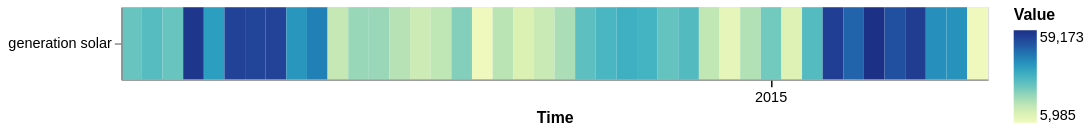

The cell this chart's notebook holds for it:
### Markdown cell above
with univariate TimeSeries

### Code cell
on.Plot(ts_uni.head(1000))\
    .add(on.marks.heatmap)\
    .properties(width=600, height=50)\
    .show()

### Figure 1 — Vega specification as saved in the notebook (floating-point values rounded to 4 significant figures)
{"$schema": "https://vega.github.io/schema/vega/v5.json", "data": [{"name": "source_0", "values": [{"sum_value": 27450.0, "variable": "generation solar", "yearmonthdate_time": "2015-01-01T00:00:00.000"}, {"sum_value": 30060.0, "variable": "generation solar", "yearmonthdate_time": "2015-01-02T00:00:00.000"}, {"sum_value": 27500.0, "variable": "generation solar", "yearmonthdate_time": "2015-01-03T00:00:00.000"}, {"sum_value": 57660.0, "variable": "generation solar", "yearmonthdate_time": "2015-01-04T00:00:00.000"}, {"sum_value": 37860.0, "variable": "generation solar", "yearmonthdate_time": "2015-01-05T00:00:00.000"}, {"sum_value": 54970.0, "variable": "generation solar", "yearmonthdate_time": "2015-01-06T00:00:00.000"}, {"sum_value": 54420.0, "variable": "generation solar", "yearmonthdate_time": "2015-01-07T00:00:00.000"}, {"sum_value": 54840.0, "variable": "generation solar", "yearmonthdate_time": "2015-01-08T00:00:00.000"}, {"sum_value": 39410.0, "variable": "generation solar", "yearmonthdate_time": "2015-01-09T00:00:00.000"}, {"sum_value": 43440.0, "variable": "generation solar", "yearmonthdate_time": "2015-01-10T00:00:00.000"}, {"sum_value": 15120.0, "variable": "generation solar", "yearmonthdate_time": "2015-01-11T00:00:00.000"}, {"sum_value": 21290.0, "variable": "generation solar", "yearmonthdate_time": "2015-01-12T00:00:00.000"}, {"sum_value": 21260.0, "variable": "generation solar", "yearmonthdate_time": "2015-01-13T00:00:00.000"}, {"sum_value": 17570.0, "variable": "generation solar", "yearmonthdate_time": "2015-01-14T00:00:00.000"}, {"sum_value": 14020.0, "variable": "generation solar", "yearmonthdate_time": "2015-01-15T00:00:00.000"}, {"sum_value": 16270.0, "variable": "generation solar", "yearmonthdate_time": "2015-01-16T00:00:00.000"}, {"sum_value": 23880.0, "variable": "generation solar", "yearmonthdate_time": "2015-01-17T00:00:00.000"}, {"sum_value": 5985.0, "variable": "generation solar", "yearmonthdate_time": "2015-01-18T00:00:00.000"}, {"sum_value": 16900.0, "variable": "generation solar", "yearmonthdate_time": "2015-01-19T00:00:00.000"}, {"sum_value": 11300.0, "variable": "generation solar", "yearmonthdate_time": "2015-01-20T00:00:00.000"}, {"sum_value": 14550.0, "variable": "generation solar", "yearmonthdate_time": "2015-01-21T00:00:00.000"}, {"sum_value": 19000.0, "variable": "generation solar", "yearmonthdate_time": "2015-01-22T00:00:00.000"}, {"sum_value": 29100.0, "variable": "generation solar", "yearmonthdate_time": "2015-01-23T00:00:00.000"}, {"sum_value": 31990.0, "variable": "generation solar", "yearmonthdate_time": "2015-01-24T00:00:00.000"}, {"sum_value": 33760.0, "variable": "generation solar", "yearmonthdate_time": "2015-01-25T00:00:00.000"}, {"sum_value": 32520.0, "variable": "generation solar", "yearmonthdate_time": "2015-01-26T00:00:00.000"}, {"sum_value": 27960.0, "variable": "generation solar", "yearmonthdate_time": "2015-01-27T00:00:00.000"}, {"sum_value": 30520.0, "variable": "generation solar", "yearmonthdate_time": "2015-01-28T00:00:00.000"}, {"sum_value": 15860.0, "variable": "generation solar", "yearmonthdate_time": "2015-01-29T00:00:00.000"}, {"sum_value": 8506.0, "variable": "generation solar", "yearmonthdate_time": "2015-01-30T00:00:00.000"}, {"sum_value": 17940.0, "variable": "generation solar", "yearmonthdate_time": "2015-01-31T00:00:00.000"}, {"sum_value": 26090.0, "variable": "generation solar", "yearmonthdate_time": "2015-02-01T00:00:00.000"}, {"sum_value": 10530.0, "variable": "generation solar", "yearmonthdate_time": "2015-02-02T00:00:00.000"}, {"sum_value": 30350.0, "variable": "generation solar", "yearmonthdate_time": "2015-02-03T00:00:00.000"}, {"sum_value": 55950.0, "variable": "generation solar", "yearmonthdate_time": "2015-02-04T00:00:00.000"}, {"sum_value": 48280.0, "variable": "generation solar", "yearmonthdate_time": "2015-02-05T00:00:00.000"}, {"sum_value": 59170.0, "variable": "generation solar", "yearmonthdate_time": "2015-02-06T00:00:00.000"}, {"sum_value": 52160.0, "variable": "generation solar", "yearmonthdate_time": "2015-02-07T00:00:00.000"}, {"sum_value": 56230.0, "variable": "generation solar", "yearmonthdate_time": "2015-02-08T00:00:00.000"}, {"sum_value": 40830.0, "variable": "generation solar", "yearmonthdate_time": "2015-02-09T00:00:00.000"}, {"sum_value": 40080.0, "variable": "generation solar", "yearmonthdate_time": "2015-02-10T00:00:00.000"}, {"sum_value": 6011.0, "variable": "generation solar", "yearmonthdate_time": "2015-02-11T00:00:00.000"}], "transform": [{"type": "formula", "expr": "toDate(datum['yearmonthdate_time'])", "as": "yearmonthdate_time"}]}, {"name": "source_0_x_domain_yearmonthdate_time", "values": [{"yearmonthdate_time": "2015-01-01T00:00:00.000"}, {"yearmonthdate_time": "2015-01-02T00:00:00.000"}, {"yearmonthdate_time": "2015-01-03T00:00:00.000"}, {"yearmonthdate_time": "2015-01-04T00:00:00.000"}, {"yearmonthdate_time": "2015-01-05T00:00:00.000"}, {"yearmonthdate_time": "2015-01-06T00:00:00.000"}, {"yearmonthdate_time": "2015-01-07T00:00:00.000"}, {"yearmonthdate_time": "2015-01-08T00:00:00.000"}, {"yearmonthdate_time": "2015-01-09T00:00:00.000"}, {"yearmonthdate_time": "2015-01-10T00:00:00.000"}, {"yearmonthdate_time": "2015-01-11T00:00:00.000"}, {"yearmonthdate_time": "2015-01-12T00:00:00.000"}, {"yearmonthdate_time": "2015-01-13T00:00:00.000"}, {"yearmonthdate_time": "2015-01-14T00:00:00.000"}, {"yearmonthdate_time": "2015-01-15T00:00:00.000"}, {"yearmonthdate_time": "2015-01-16T00:00:00.000"}, {"yearmonthdate_time": "2015-01-17T00:00:00.000"}, {"yearmonthdate_time": "2015-01-18T00:00:00.000"}, {"yearmonthdate_time": "2015-01-19T00:00:00.000"}, {"yearmonthdate_time": "2015-01-20T00:00:00.000"}, {"yearmonthdate_time": "2015-01-21T00:00:00.000"}, {"yearmonthdate_time": "2015-01-22T00:00:00.000"}, {"yearmonthdate_time": "2015-01-23T00:00:00.000"}, {"yearmonthdate_time": "2015-01-24T00:00:00.000"}, {"yearmonthdate_time": "2015-01-25T00:00:00.000"}, {"yearmonthdate_time": "2015-01-26T00:00:00.000"}, {"yearmonthdate_time": "2015-01-27T00:00:00.000"}, {"yearmonthdate_time": "2015-01-28T00:00:00.000"}, {"yearmonthdate_time": "2015-01-29T00:00:00.000"}, {"yearmonthdate_time": "2015-01-30T00:00:00.000"}, {"yearmonthdate_time": "2015-01-31T00:00:00.000"}, {"yearmonthdate_time": "2015-02-01T00:00:00.000"}, {"yearmonthdate_time": "2015-02-02T00:00:00.000"}, {"yearmonthdate_time": "2015-02-03T00:00:00.000"}, {"yearmonthdate_time": "2015-02-04T00:00:00.000"}, {"yearmonthdate_time": "2015-02-05T00:00:00.000"}, {"yearmonthdate_time": "2015-02-06T00:00:00.000"}, {"yearmonthdate_time": "2015-02-07T00:00:00.000"}, {"yearmonthdate_time": "2015-02-08T00:00:00.000"}, {"yearmonthdate_time": "2015-02-09T00:00:00.000"}, {"yearmonthdate_time": "2015-02-10T00:00:00.000"}, {"yearmonthdate_time": "2015-02-11T00:00:00.000"}], "transform": [{"type": "formula", "expr": "toDate(datum['yearmonthdate_time'])", "as": "yearmonthdate_time"}]}, {"name": "source_0_y_domain_variable", "values": [{"variable": "generation solar"}]}, {"name": "source_0_color_domain_sum_value", "values": [{"min": 5985.0, "max": 59170.0}]}], "marks": [{"type": "rect", "name": "layer_0_marks", "from": {"data": "source_0"}, "encode": {"update": {"height": {"signal": "max(0.25, bandwidth('y'))"}, "fill": {"field": "sum_value", "scale": "color"}, "x": {"field": "yearmonthdate_time", "scale": "x"}, "y": {"field": "variable", "scale": "y"}, "width": {"signal": "max(0.25, bandwidth('x'))"}}}, "style": ["rect"]}], "scales": [{"name": "x", "type": "band", "domain": {"data": "source_0_x_domain_yearmonthdate_time", "field": "yearmonthdate_time", "sort": true}, "range": [0, {"signal": "width"}], "paddingInner": 0, "paddingOuter": 0}, {"name": "y", "type": "band", "domain": {"data": "source_0_y_domain_variable", "field": "variable", "sort": true}, "range": [0, {"signal": "height"}], "paddingOuter": 0, "paddingInner": 0}, {"name": "color", "type": "linear", "domain": [{"signal": "(data(\"source_0_color_domain_sum_value\")[0] || {}).min"}, {"signal": "(data(\"source_0_color_domain_sum_value\")[0] || {}).max"}], "range": "heatmap", "interpolate": "hcl", "zero": false}], "axes": [{"scale": "x", "formatType": "time", "orient": "bottom", "grid": false, "labelAngle": 0, "encode": {"labels": {"update": {"fill": [{"test": "month(datum.value) == 1 && date(datum.value) == 1", "value": "black"}, {"value": null}]}}, "ticks": {"update": {"stroke": [{"test": "month(datum.value) == 1 && date(datum.value) == 1", "value": "black"}, {"value": null}]}}}, "labelOverlap": false, "format": "%Y", "title": "Time", "labelBaseline": "top", "tickMinStep": {"signal": "datetime(2001, 0, 2, 0, 0, 0, 0) - datetime(2001, 0, 1, 0, 0, 0, 0)"}, "zindex": 1}, {"scale": "y", "zindex": 1, "grid": false, "orient": "left"}], "padding": 5, "legends": [{"title": "Value", "fill": "color", "gradientLength": {"signal": "clamp(height, 64, 200)"}}], "height": 50, "style": "cell", "width": 600, "background": "white"}
